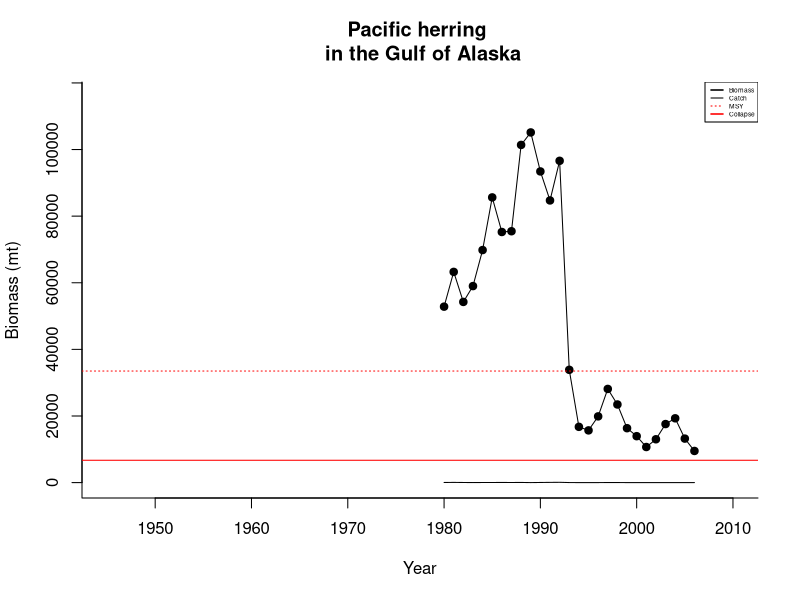
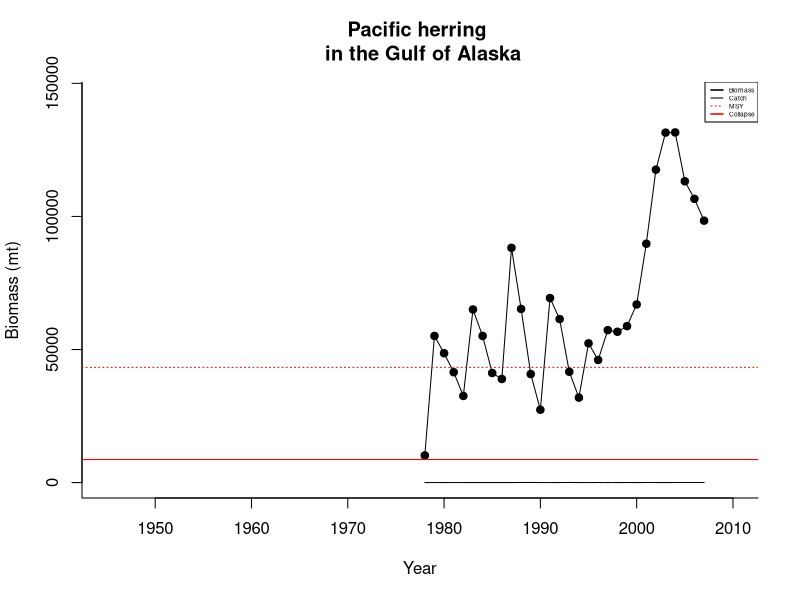
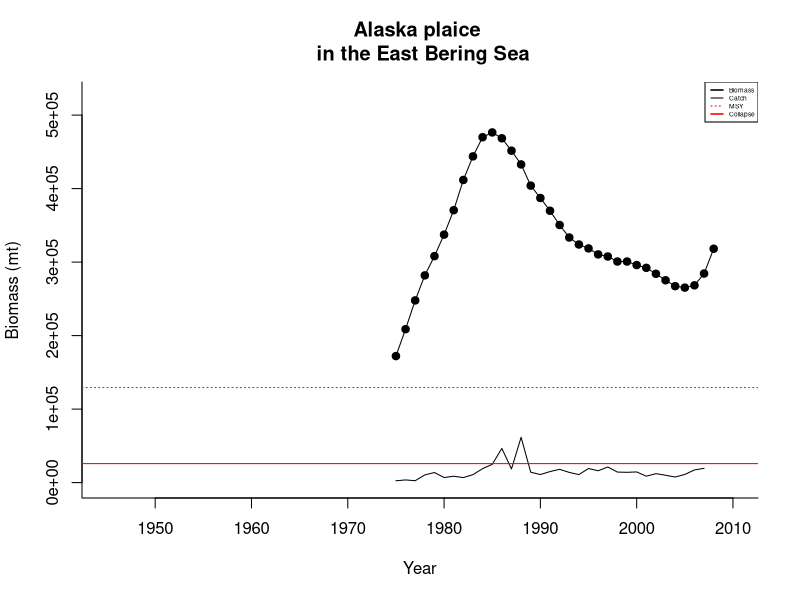
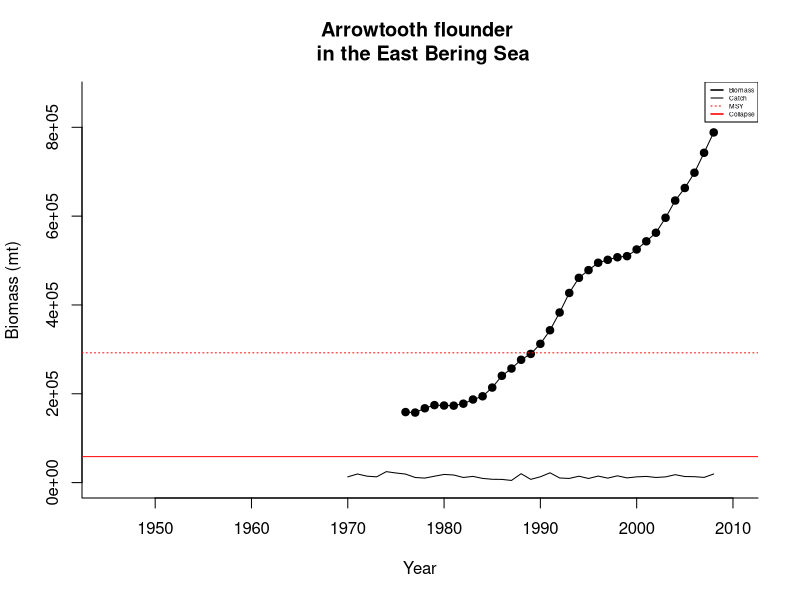
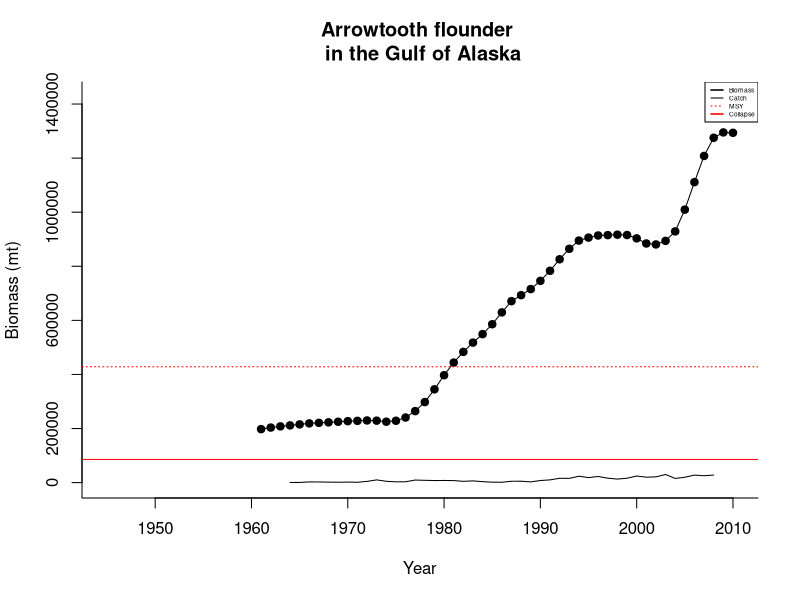
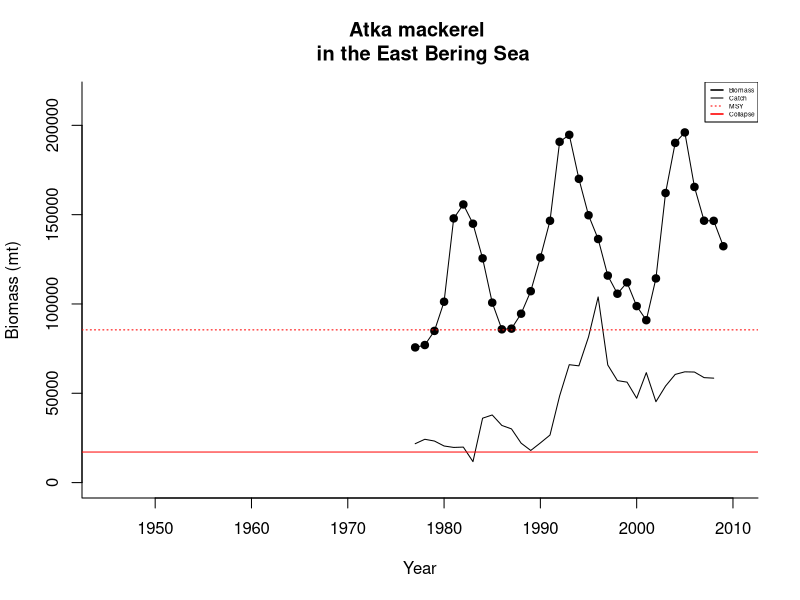
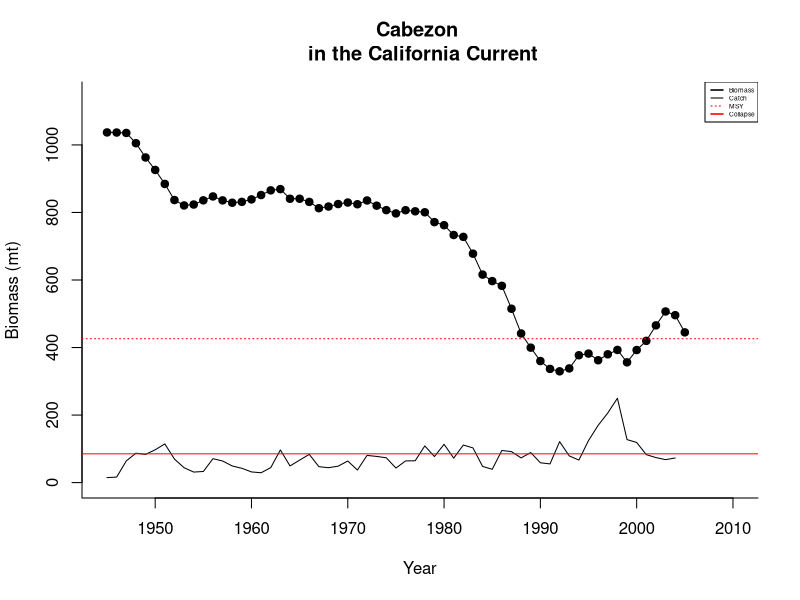
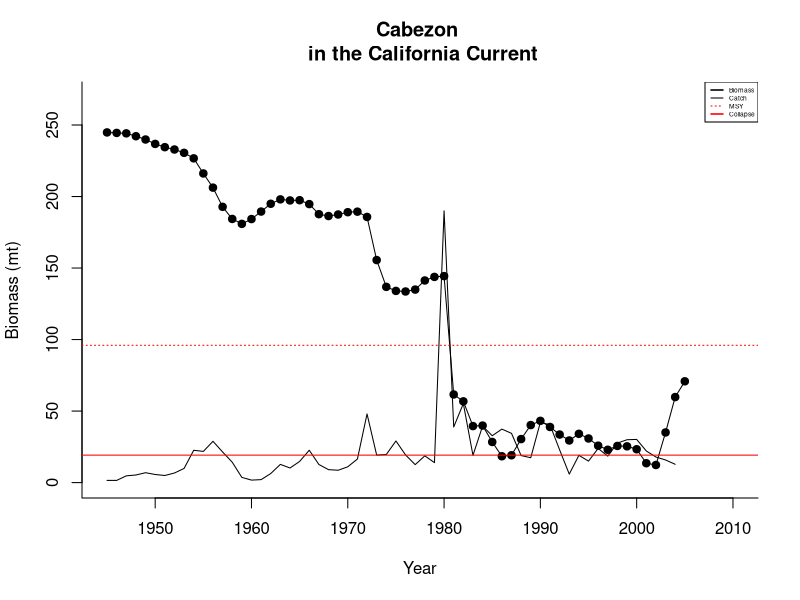

Recreate these plots in R, in order. (Note: this script raises an error after producing the figures.)
#cat("Please set your working directory to the git folder "Regional_Collapse"")
setwd("~/Regional_Collapse/")

stocks <- read.csv("data_tables/stocks.csv", stringsAsFactors=F)
fish <- read.csv("data_tables/fish.csv", stringsAsFactors=F)

#subset only the species with working collapse estiamtes
st2 <-subset(stocks, !is.na(stocks$final_collapse))
#fsh2 <- merge(fish, st2, by = "ASSESSID", all.x=F, all.y=T)

#set your working directory to somewhere sensible before running this.
setwd("~/Regional_Collapse/sandbox/figures/png")

#output_pdf <- "biomass_msy_figures.pdf"
#pdf(output_pdf)

#i=128
#for(i in 204:224){
for(i in 1:length(st2$ASSESSID)) {
  output_png <- paste(st2$ASSESSID[i], ".png", sep="")
  png(output_png, width=7,height=4,units="in",res=128)
  a <- subset(fish,ASSESSID ==st2$ASSESSID[i])
  a <- subset(a, TSYEAR>=1945 & TSYEAR<3000) #bound years
  if(st2$final_collapse_metric[i]=="admb"){
    ylim1 = c(0,max(a$TOTAL,na.rm=TRUE)+(.1*max(a$TOTAL,na.rm=TRUE)))
    plot(a$TSYEAR, a$TOTAL, pch=19, 
         main=paste(st2$COMMON[i], 
                    "\n in the", st2$LME_NAME[i]), # "\n this is record number", i), 
         type="o", bty="l",
         ylim=ylim1, xlim=c(1945,2010), xlab="Year", ylab = "Biomass (mt)")
  }else if(st2$final_collapse_metric[i]=="BRP_SSBMSY"){
    ylim1 = c(0,max(a$SSB,na.rm=TRUE)+(.1*max(a$SSB,na.rm=TRUE)))
    plot(a$TSYEAR, a$SSB, pch=19, 
         main=paste(st2$COMMON[i], 
                    "\n in the", st2$LME_NAME[i]), # "\n this is record number", i), 
         type="o", bty="l",
         ylim=ylim1, xlim=c(1945,2010), xlab="Year", ylab = "Biomass (mt)")
  }else if(st2$final_collapse_metric[i]=="BRP_BMSY"){
    ylim1 = c(0,max(a$TOTAL,na.rm=TRUE)+(.1*max(a$TOTAL,na.rm=TRUE)))
    plot(a$TSYEAR, a$TOTAL, pch=19, 
         main=paste(st2$COMMON[i], 
                    "\n in the", st2$LME_NAME[i]), # "\n this is record number", i), 
         type="o", bty="l",
         ylim=ylim1, xlim=c(1945,2010), xlab="Year", ylab = "Biomass (mt)")
  }else{
    cat("\n NO SUITABLE BIOMASS FOUND \n")
  }
  lines(a$TSYEAR, a$CATCH_LANDINGS, xlab="", ylab="")
  if (!is.na(st2$final_threshVale[i])){
    abline(h=st2$final_threshVale[i]*5,col="red",lty=3)
    abline(h=st2$final_threshVale[i],col="red",lty=1)
  }
  legend("topright",
         c("Biomass","Catch","MSY","Collapse"), # puts text in the legend
         lty=c(1,1,3,1), # gives the legend appropriate symbols
         lwd=c(1.5,1,1),
         col=c("black","black","red","red"),
         cex=0.4) 
  dev.off() #return from printing to file
}